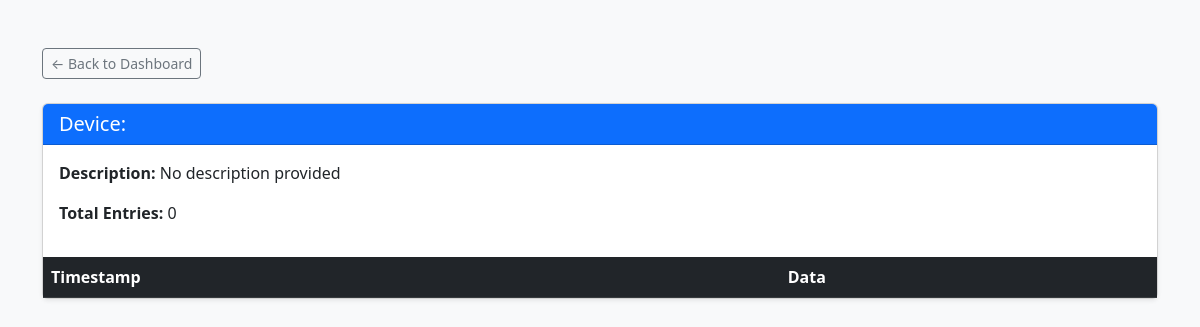
The page /device/sensor_007 on the database as committed earlier.
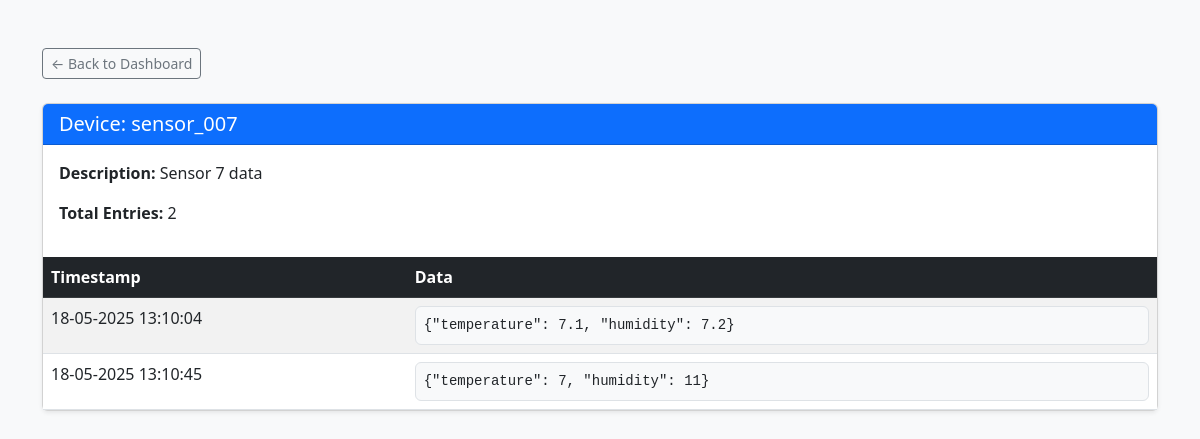
The same page on the database as committed later.
### main.py (models this page shows)
class Device(db.Model):
    device_id = db.Column(db.String(50), unique=True, nullable=False, primary_key=True)
    description = db.Column(db.String(200), nullable=True)
    sensordatas = db.relationship('SensorData', back_populates="device")

class SensorData(db.Model):
    id = db.Column(db.Integer, primary_key=True)
    device_id = db.Column(db.ForeignKey('device.device_id'), nullable=False)
    data = db.Column(db.Text, nullable=False)
    timestamp = db.Column(db.DateTime, nullable=False, default=datetime.utcnow)
    device = db.relationship('Device', back_populates="sensordatas")

### main.py (the view)
@app.route('/device/<device_id>')
def device(device_id):
    device = Device.query.filter_by(device_id=device_id).join(SensorData).order_by(SensorData.timestamp).first()
    print(device)
    return render_template('device.html', device=device, parse_time=parse_time)

### main.py (called while the page is built)
def parse_time(time):
    return time.strftime('%d-%m-%Y %H:%M:%S')

### templates/device.html (shortened to what this page needs)
<!DOCTYPE html>
<html lang="en">
<head>
    <link href="https://cdn.jsdelivr.net/npm/bootstrap@5.3.0/dist/css/bootstrap.min.css" rel="stylesheet">
</head>
<body class="bg-light">
    <div class="container py-5">
        <a href="{{ url_for('test') }}" class="btn btn-sm btn-outline-secondary mb-4">← Back to Dashboard</a>
        <div class="card shadow-sm">
            <div class="card-header bg-primary text-white">
                <h5 class="mb-0">Device: {{ device.device_id }}</h5>
            </div>
            <div class="card-body">
                <p><strong>Description:</strong> {{ device.description or 'No description provided' }}</p>
                <p><strong>Total Entries:</strong> {{ device.sensordatas | length }}</p>
            </div>
            <div class="table-responsive">
                <table class="table table-striped table-hover mb-0">
                    <thead class="table-dark">
                        <tr>
                            <th scope="col">Timestamp</th>
                            <th scope="col">Data</th>
                        </tr>
                    </thead>
                    <tbody>
                    {% for sensordata in device.sensordatas %}
                        <tr>
                            <td>{{ parse_time(sensordata.timestamp) }}</td>
                            <td>
                                <pre class="m-0 bg-light border rounded p-2">{{ sensordata.data }}</pre>
                            </td>
                        </tr>
                    {% endfor %}
                    </tbody>
                </table>
            </div>
        </div>
    </div>
</body>
</html>

Rows that differ between the two databases and show on the page:
added Device: device_id "sensor_007", description "Sensor 7 data"
added SensorData: timestamp "18-05-2025 13:10:04", data "{\"temperature\": 7.1, \"humidity\": 7.2}"
added SensorData: timestamp "18-05-2025 13:10:45", data "{\"temperature\": 7, \"humidity\": 11}"
Other text that changed with them:
{{ device.sensordatas | length }}: "0" → "2"
{{ device.description or 'No description provided' }}: "No description provided" → (not shown)
